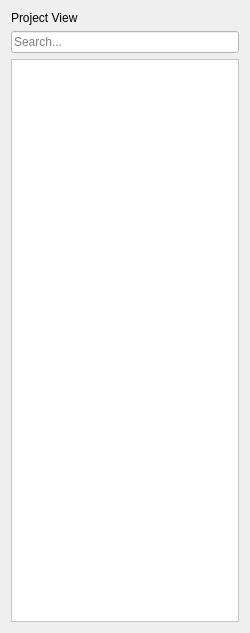
<?xml version="1.0" encoding="UTF-8"?>
<ui version="4.0">
 <class>ProjectView</class>
 <widget class="QWidget" name="ProjectView">
  <property name="geometry">
   <rect>
    <x>0</x>
    <y>0</y>
    <width>250</width>
    <height>633</height>
   </rect>
  </property>
  <property name="windowTitle">
   <string>Project View</string>
  </property>
  <layout class="QVBoxLayout" name="verticalLayout">
   <item>
    <widget class="QLabel" name="label">
     <property name="text">
      <string>Project View</string>
     </property>
    </widget>
   </item>
   <item>
    <widget class="QLineEdit" name="search">
     <property name="palette">
      <palette>
       <active>
        <colorrole role="WindowText">
         <brush brushstyle="SolidPattern">
          <color alpha="255">
           <red>0</red>
           <green>0</green>
           <blue>0</blue>
          </color>
         </brush>
        </colorrole>
        <colorrole role="Button">
         <brush brushstyle="SolidPattern">
          <color alpha="255">
           <red>255</red>
           <green>255</green>
           <blue>255</blue>
          </color>
         </brush>
        </colorrole>
        <colorrole role="Light">
         <brush brushstyle="SolidPattern">
          <color alpha="255">
           <red>255</red>
           <green>255</green>
           <blue>255</blue>
          </color>
         </brush>
        </colorrole>
        <colorrole role="Midlight">
         <brush brushstyle="SolidPattern">
          <color alpha="255">
           <red>255</red>
           <green>255</green>
           <blue>255</blue>
          </color>
         </brush>
        </colorrole>
        <colorrole role="Dark">
         <brush brushstyle="SolidPattern">
          <color alpha="255">
           <red>127</red>
           <green>127</green>
           <blue>127</blue>
          </color>
         </brush>
        </colorrole>
        <colorrole role="Mid">
         <brush brushstyle="SolidPattern">
          <color alpha="255">
           <red>170</red>
           <green>170</green>
           <blue>170</blue>
          </color>
         </brush>
        </colorrole>
        <colorrole role="Text">
         <brush brushstyle="SolidPattern">
          <color alpha="255">
           <red>0</red>
           <green>0</green>
           <blue>0</blue>
          </color>
         </brush>
        </colorrole>
        <colorrole role="BrightText">
         <brush brushstyle="SolidPattern">
          <color alpha="255">
           <red>255</red>
           <green>255</green>
           <blue>255</blue>
          </color>
         </brush>
        </colorrole>
        <colorrole role="ButtonText">
         <brush brushstyle="SolidPattern">
          <color alpha="255">
           <red>0</red>
           <green>0</green>
           <blue>0</blue>
          </color>
         </brush>
        </colorrole>
        <colorrole role="Base">
         <brush brushstyle="SolidPattern">
          <color alpha="255">
           <red>255</red>
           <green>255</green>
           <blue>255</blue>
          </color>
         </brush>
        </colorrole>
        <colorrole role="Window">
         <brush brushstyle="SolidPattern">
          <color alpha="255">
           <red>255</red>
           <green>255</green>
           <blue>255</blue>
          </color>
         </brush>
        </colorrole>
        <colorrole role="Shadow">
         <brush brushstyle="SolidPattern">
          <color alpha="255">
           <red>0</red>
           <green>0</green>
           <blue>0</blue>
          </color>
         </brush>
        </colorrole>
        <colorrole role="AlternateBase">
         <brush brushstyle="SolidPattern">
          <color alpha="255">
           <red>255</red>
           <green>255</green>
           <blue>255</blue>
          </color>
         </brush>
        </colorrole>
        <colorrole role="ToolTipBase">
         <brush brushstyle="SolidPattern">
          <color alpha="255">
           <red>255</red>
           <green>255</green>
           <blue>220</blue>
          </color>
         </brush>
        </colorrole>
        <colorrole role="ToolTipText">
         <brush brushstyle="SolidPattern">
          <color alpha="255">
           <red>0</red>
           <green>0</green>
           <blue>0</blue>
          </color>
         </brush>
        </colorrole>
       </active>
       <inactive>
        <colorrole role="WindowText">
         <brush brushstyle="SolidPattern">
          <color alpha="255">
           <red>0</red>
           <green>0</green>
           <blue>0</blue>
          </color>
         </brush>
        </colorrole>
        <colorrole role="Button">
         <brush brushstyle="SolidPattern">
          <color alpha="255">
           <red>255</red>
           <green>255</green>
           <blue>255</blue>
          </color>
         </brush>
        </colorrole>
        <colorrole role="Light">
         <brush brushstyle="SolidPattern">
          <color alpha="255">
           <red>255</red>
           <green>255</green>
           <blue>255</blue>
          </color>
         </brush>
        </colorrole>
        <colorrole role="Midlight">
         <brush brushstyle="SolidPattern">
          <color alpha="255">
           <red>255</red>
           <green>255</green>
           <blue>255</blue>
          </color>
         </brush>
        </colorrole>
        <colorrole role="Dark">
         <brush brushstyle="SolidPattern">
          <color alpha="255">
           <red>127</red>
           <green>127</green>
           <blue>127</blue>
          </color>
         </brush>
        </colorrole>
        <colorrole role="Mid">
         <brush brushstyle="SolidPattern">
          <color alpha="255">
           <red>170</red>
           <green>170</green>
           <blue>170</blue>
          </color>
         </brush>
        </colorrole>
        <colorrole role="Text">
         <brush brushstyle="SolidPattern">
          <color alpha="255">
           <red>0</red>
           <green>0</green>
           <blue>0</blue>
          </color>
         </brush>
        </colorrole>
        <colorrole role="BrightText">
         <brush brushstyle="SolidPattern">
          <color alpha="255">
           <red>255</red>
           <green>255</green>
           <blue>255</blue>
          </color>
         </brush>
        </colorrole>
        <colorrole role="ButtonText">
         <brush brushstyle="SolidPattern">
          <color alpha="255">
           <red>0</red>
           <green>0</green>
           <blue>0</blue>
          </color>
         </brush>
        </colorrole>
        <colorrole role="Base">
         <brush brushstyle="SolidPattern">
          <color alpha="255">
           <red>255</red>
           <green>255</green>
           <blue>255</blue>
          </color>
         </brush>
        </colorrole>
        <colorrole role="Window">
         <brush brushstyle="SolidPattern">
          <color alpha="255">
           <red>255</red>
           <green>255</green>
           <blue>255</blue>
          </color>
         </brush>
        </colorrole>
        <colorrole role="Shadow">
         <brush brushstyle="SolidPattern">
          <color alpha="255">
           <red>0</red>
           <green>0</green>
           <blue>0</blue>
          </color>
         </brush>
        </colorrole>
        <colorrole role="AlternateBase">
         <brush brushstyle="SolidPattern">
          <color alpha="255">
           <red>255</red>
           <green>255</green>
           <blue>255</blue>
          </color>
         </brush>
        </colorrole>
        <colorrole role="ToolTipBase">
         <brush brushstyle="SolidPattern">
          <color alpha="255">
           <red>255</red>
           <green>255</green>
           <blue>220</blue>
          </color>
         </brush>
        </colorrole>
        <colorrole role="ToolTipText">
         <brush brushstyle="SolidPattern">
          <color alpha="255">
           <red>0</red>
           <green>0</green>
           <blue>0</blue>
          </color>
         </brush>
        </colorrole>
       </inactive>
       <disabled>
        <colorrole role="WindowText">
         <brush brushstyle="SolidPattern">
          <color alpha="255">
           <red>127</red>
           <green>127</green>
           <blue>127</blue>
          </color>
         </brush>
        </colorrole>
        <colorrole role="Button">
         <brush brushstyle="SolidPattern">
          <color alpha="255">
           <red>255</red>
           <green>255</green>
           <blue>255</blue>
          </color>
         </brush>
        </colorrole>
        <colorrole role="Light">
         <brush brushstyle="SolidPattern">
          <color alpha="255">
           <red>255</red>
           <green>255</green>
           <blue>255</blue>
          </color>
         </brush>
        </colorrole>
        <colorrole role="Midlight">
         <brush brushstyle="SolidPattern">
          <color alpha="255">
           <red>255</red>
           <green>255</green>
           <blue>255</blue>
          </color>
         </brush>
        </colorrole>
        <colorrole role="Dark">
         <brush brushstyle="SolidPattern">
          <color alpha="255">
           <red>127</red>
           <green>127</green>
           <blue>127</blue>
          </color>
         </brush>
        </colorrole>
        <colorrole role="Mid">
         <brush brushstyle="SolidPattern">
          <color alpha="255">
           <red>170</red>
           <green>170</green>
           <blue>170</blue>
          </color>
         </brush>
        </colorrole>
        <colorrole role="Text">
         <brush brushstyle="SolidPattern">
          <color alpha="255">
           <red>127</red>
           <green>127</green>
           <blue>127</blue>
          </color>
         </brush>
        </colorrole>
        <colorrole role="BrightText">
         <brush brushstyle="SolidPattern">
          <color alpha="255">
           <red>255</red>
           <green>255</green>
           <blue>255</blue>
          </color>
         </brush>
        </colorrole>
        <colorrole role="ButtonText">
         <brush brushstyle="SolidPattern">
          <color alpha="255">
           <red>127</red>
           <green>127</green>
           <blue>127</blue>
          </color>
         </brush>
        </colorrole>
        <colorrole role="Base">
         <brush brushstyle="SolidPattern">
          <color alpha="255">
           <red>255</red>
           <green>255</green>
           <blue>255</blue>
          </color>
         </brush>
        </colorrole>
        <colorrole role="Window">
         <brush brushstyle="SolidPattern">
          <color alpha="255">
           <red>255</red>
           <green>255</green>
           <blue>255</blue>
          </color>
         </brush>
        </colorrole>
        <colorrole role="Shadow">
         <brush brushstyle="SolidPattern">
          <color alpha="255">
           <red>0</red>
           <green>0</green>
           <blue>0</blue>
          </color>
         </brush>
        </colorrole>
        <colorrole role="AlternateBase">
         <brush brushstyle="SolidPattern">
          <color alpha="255">
           <red>255</red>
           <green>255</green>
           <blue>255</blue>
          </color>
         </brush>
        </colorrole>
        <colorrole role="ToolTipBase">
         <brush brushstyle="SolidPattern">
          <color alpha="255">
           <red>255</red>
           <green>255</green>
           <blue>220</blue>
          </color>
         </brush>
        </colorrole>
        <colorrole role="ToolTipText">
         <brush brushstyle="SolidPattern">
          <color alpha="255">
           <red>0</red>
           <green>0</green>
           <blue>0</blue>
          </color>
         </brush>
        </colorrole>
       </disabled>
      </palette>
     </property>
     <property name="placeholderText">
      <string>Search...</string>
     </property>
    </widget>
   </item>
   <item>
    <widget class="QTreeView" name="view">
     <property name="palette">
      <palette>
       <active>
        <colorrole role="WindowText">
         <brush brushstyle="SolidPattern">
          <color alpha="255">
           <red>0</red>
           <green>0</green>
           <blue>0</blue>
          </color>
         </brush>
        </colorrole>
        <colorrole role="Button">
         <brush brushstyle="SolidPattern">
          <color alpha="255">
           <red>255</red>
           <green>255</green>
           <blue>255</blue>
          </color>
         </brush>
        </colorrole>
        <colorrole role="Light">
         <brush brushstyle="SolidPattern">
          <color alpha="255">
           <red>255</red>
           <green>255</green>
           <blue>255</blue>
          </color>
         </brush>
        </colorrole>
        <colorrole role="Midlight">
         <brush brushstyle="SolidPattern">
          <color alpha="255">
           <red>255</red>
           <green>255</green>
           <blue>255</blue>
          </color>
         </brush>
        </colorrole>
        <colorrole role="Dark">
         <brush brushstyle="SolidPattern">
          <color alpha="255">
           <red>127</red>
           <green>127</green>
           <blue>127</blue>
          </color>
         </brush>
        </colorrole>
        <colorrole role="Mid">
         <brush brushstyle="SolidPattern">
          <color alpha="255">
           <red>170</red>
           <green>170</green>
           <blue>170</blue>
          </color>
         </brush>
        </colorrole>
        <colorrole role="Text">
         <brush brushstyle="SolidPattern">
          <color alpha="255">
           <red>0</red>
           <green>0</green>
           <blue>0</blue>
          </color>
         </brush>
        </colorrole>
        <colorrole role="BrightText">
         <brush brushstyle="SolidPattern">
          <color alpha="255">
           <red>255</red>
           <green>255</green>
           <blue>255</blue>
          </color>
         </brush>
        </colorrole>
        <colorrole role="ButtonText">
         <brush brushstyle="SolidPattern">
          <color alpha="255">
           <red>0</red>
           <green>0</green>
           <blue>0</blue>
          </color>
         </brush>
        </colorrole>
        <colorrole role="Base">
         <brush brushstyle="SolidPattern">
          <color alpha="255">
           <red>255</red>
           <green>255</green>
           <blue>255</blue>
          </color>
         </brush>
        </colorrole>
        <colorrole role="Window">
         <brush brushstyle="SolidPattern">
          <color alpha="255">
           <red>255</red>
           <green>255</green>
           <blue>255</blue>
          </color>
         </brush>
        </colorrole>
        <colorrole role="Shadow">
         <brush brushstyle="SolidPattern">
          <color alpha="255">
           <red>0</red>
           <green>0</green>
           <blue>0</blue>
          </color>
         </brush>
        </colorrole>
        <colorrole role="AlternateBase">
         <brush brushstyle="SolidPattern">
          <color alpha="255">
           <red>255</red>
           <green>255</green>
           <blue>255</blue>
          </color>
         </brush>
        </colorrole>
        <colorrole role="ToolTipBase">
         <brush brushstyle="SolidPattern">
          <color alpha="255">
           <red>255</red>
           <green>255</green>
           <blue>220</blue>
          </color>
         </brush>
        </colorrole>
        <colorrole role="ToolTipText">
         <brush brushstyle="SolidPattern">
          <color alpha="255">
           <red>0</red>
           <green>0</green>
           <blue>0</blue>
          </color>
         </brush>
        </colorrole>
       </active>
       <inactive>
        <colorrole role="WindowText">
         <brush brushstyle="SolidPattern">
          <color alpha="255">
           <red>0</red>
           <green>0</green>
           <blue>0</blue>
          </color>
         </brush>
        </colorrole>
        <colorrole role="Button">
         <brush brushstyle="SolidPattern">
          <color alpha="255">
           <red>255</red>
           <green>255</green>
           <blue>255</blue>
          </color>
         </brush>
        </colorrole>
        <colorrole role="Light">
         <brush brushstyle="SolidPattern">
          <color alpha="255">
           <red>255</red>
           <green>255</green>
           <blue>255</blue>
          </color>
         </brush>
        </colorrole>
        <colorrole role="Midlight">
         <brush brushstyle="SolidPattern">
          <color alpha="255">
           <red>255</red>
           <green>255</green>
           <blue>255</blue>
          </color>
         </brush>
        </colorrole>
        <colorrole role="Dark">
         <brush brushstyle="SolidPattern">
          <color alpha="255">
           <red>127</red>
           <green>127</green>
           <blue>127</blue>
          </color>
         </brush>
        </colorrole>
        <colorrole role="Mid">
         <brush brushstyle="SolidPattern">
          <color alpha="255">
           <red>170</red>
           <green>170</green>
           <blue>170</blue>
          </color>
         </brush>
        </colorrole>
        <colorrole role="Text">
         <brush brushstyle="SolidPattern">
          <color alpha="255">
           <red>0</red>
           <green>0</green>
           <blue>0</blue>
          </color>
         </brush>
        </colorrole>
        <colorrole role="BrightText">
         <brush brushstyle="SolidPattern">
          <color alpha="255">
           <red>255</red>
           <green>255</green>
           <blue>255</blue>
          </color>
         </brush>
        </colorrole>
        <colorrole role="ButtonText">
         <brush brushstyle="SolidPattern">
          <color alpha="255">
           <red>0</red>
           <green>0</green>
           <blue>0</blue>
          </color>
         </brush>
        </colorrole>
        <colorrole role="Base">
         <brush brushstyle="SolidPattern">
          <color alpha="255">
           <red>255</red>
           <green>255</green>
           <blue>255</blue>
          </color>
         </brush>
        </colorrole>
        <colorrole role="Window">
         <brush brushstyle="SolidPattern">
          <color alpha="255">
           <red>255</red>
           <green>255</green>
           <blue>255</blue>
          </color>
         </brush>
        </colorrole>
        <colorrole role="Shadow">
         <brush brushstyle="SolidPattern">
          <color alpha="255">
           <red>0</red>
           <green>0</green>
           <blue>0</blue>
          </color>
         </brush>
        </colorrole>
        <colorrole role="AlternateBase">
         <brush brushstyle="SolidPattern">
          <color alpha="255">
           <red>255</red>
           <green>255</green>
           <blue>255</blue>
          </color>
         </brush>
        </colorrole>
        <colorrole role="ToolTipBase">
         <brush brushstyle="SolidPattern">
          <color alpha="255">
           <red>255</red>
           <green>255</green>
           <blue>220</blue>
          </color>
         </brush>
        </colorrole>
        <colorrole role="ToolTipText">
         <brush brushstyle="SolidPattern">
          <color alpha="255">
           <red>0</red>
           <green>0</green>
           <blue>0</blue>
          </color>
         </brush>
        </colorrole>
       </inactive>
       <disabled>
        <colorrole role="WindowText">
         <brush brushstyle="SolidPattern">
          <color alpha="255">
           <red>127</red>
           <green>127</green>
           <blue>127</blue>
          </color>
         </brush>
        </colorrole>
        <colorrole role="Button">
         <brush brushstyle="SolidPattern">
          <color alpha="255">
           <red>255</red>
           <green>255</green>
           <blue>255</blue>
          </color>
         </brush>
        </colorrole>
        <colorrole role="Light">
         <brush brushstyle="SolidPattern">
          <color alpha="255">
           <red>255</red>
           <green>255</green>
           <blue>255</blue>
          </color>
         </brush>
        </colorrole>
        <colorrole role="Midlight">
         <brush brushstyle="SolidPattern">
          <color alpha="255">
           <red>255</red>
           <green>255</green>
           <blue>255</blue>
          </color>
         </brush>
        </colorrole>
        <colorrole role="Dark">
         <brush brushstyle="SolidPattern">
          <color alpha="255">
           <red>127</red>
           <green>127</green>
           <blue>127</blue>
          </color>
         </brush>
        </colorrole>
        <colorrole role="Mid">
         <brush brushstyle="SolidPattern">
          <color alpha="255">
           <red>170</red>
           <green>170</green>
           <blue>170</blue>
          </color>
         </brush>
        </colorrole>
        <colorrole role="Text">
         <brush brushstyle="SolidPattern">
          <color alpha="255">
           <red>127</red>
           <green>127</green>
           <blue>127</blue>
          </color>
         </brush>
        </colorrole>
        <colorrole role="BrightText">
         <brush brushstyle="SolidPattern">
          <color alpha="255">
           <red>255</red>
           <green>255</green>
           <blue>255</blue>
          </color>
         </brush>
        </colorrole>
        <colorrole role="ButtonText">
         <brush brushstyle="SolidPattern">
          <color alpha="255">
           <red>127</red>
           <green>127</green>
           <blue>127</blue>
          </color>
         </brush>
        </colorrole>
        <colorrole role="Base">
         <brush brushstyle="SolidPattern">
          <color alpha="255">
           <red>255</red>
           <green>255</green>
           <blue>255</blue>
          </color>
         </brush>
        </colorrole>
        <colorrole role="Window">
         <brush brushstyle="SolidPattern">
          <color alpha="255">
           <red>255</red>
           <green>255</green>
           <blue>255</blue>
          </color>
         </brush>
        </colorrole>
        <colorrole role="Shadow">
         <brush brushstyle="SolidPattern">
          <color alpha="255">
           <red>0</red>
           <green>0</green>
           <blue>0</blue>
          </color>
         </brush>
        </colorrole>
        <colorrole role="AlternateBase">
         <brush brushstyle="SolidPattern">
          <color alpha="255">
           <red>255</red>
           <green>255</green>
           <blue>255</blue>
          </color>
         </brush>
        </colorrole>
        <colorrole role="ToolTipBase">
         <brush brushstyle="SolidPattern">
          <color alpha="255">
           <red>255</red>
           <green>255</green>
           <blue>220</blue>
          </color>
         </brush>
        </colorrole>
        <colorrole role="ToolTipText">
         <brush brushstyle="SolidPattern">
          <color alpha="255">
           <red>0</red>
           <green>0</green>
           <blue>0</blue>
          </color>
         </brush>
        </colorrole>
       </disabled>
      </palette>
     </property>
    </widget>
   </item>
  </layout>
 </widget>
 <resources/>
 <connections/>
</ui>
